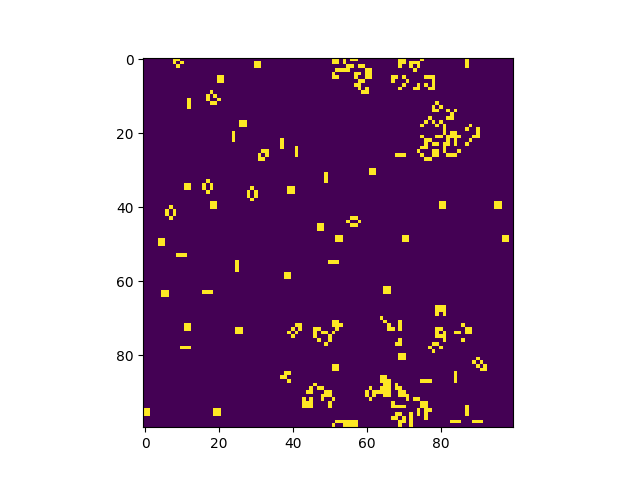

The Python source for this figure:
# imports
import argparse
import numpy as np
import matplotlib.pyplot as plt
import matplotlib.animation as animation

# setting up the values for the grid
ON = 255
OFF = 0
vals = [ON, OFF]


def randomGrid(N):
    """grid of NxN random values"""
    return np.random.choice(vals, N * N, p=[0.2, 0.8]).reshape(N, N)


def addGlider(i, j, grid):
    """adds a glider with top left cell at (i, j)"""
    glider = np.array([[0, 0, 255],
                       [255, 0, 255],
                       [0, 255, 255]])
    grid[i:i + 3, j:j + 3] = glider


def addGosperGliderGun(i, j, grid):
    """adds a Gosper Glider Gun with top left
    cell at (i, j)"""
    gun = np.zeros(11 * 38).reshape(11, 38)

    gun[5][1] = gun[5][2] = 255
    gun[6][1] = gun[6][2] = 255

    gun[3][13] = gun[3][14] = 255
    gun[4][12] = gun[4][16] = 255
    gun[5][11] = gun[5][17] = 255
    gun[6][11] = gun[6][15] = gun[6][17] = gun[6][18] = 255
    gun[7][11] = gun[7][17] = 255
    gun[8][12] = gun[8][16] = 255
    gun[9][13] = gun[9][14] = 255

    gun[1][25] = 255
    gun[2][23] = gun[2][25] = 255
    gun[3][21] = gun[3][22] = 255
    gun[4][21] = gun[4][22] = 255
    gun[5][21] = gun[5][22] = 255
    gun[6][23] = gun[6][25] = 255
    gun[7][25] = 255

    gun[3][35] = gun[3][36] = 255
    gun[4][35] = gun[4][36] = 255

    grid[i:i + 11, j:j + 38] = gun


def update(frameNum, img, grid, N):
    # copy grid since we require 8 neighbors
    # for calculation and we go line by line
    newGrid = grid.copy()
    for i in range(N):
        for j in range(N):

            # compute 8-neighbor sum
            # using toroidal boundary conditions - x and y wrap around
            # so that the simulation takes place on a toroidal surface.
            total = int((grid[i, (j - 1) % N] + grid[i, (j + 1) % N] +
                         grid[(i - 1) % N, j] + grid[(i + 1) % N, j] +
                         grid[(i - 1) % N, (j - 1) % N] + grid[(i - 1) % N, (j + 1) % N] +
                         grid[(i + 1) % N, (j - 1) % N] + grid[(i + 1) % N, (j + 1) % N]) / 255)

            # apply Conway's rules
            #f a cell is ON and has fewer than two neighbors that are ON, it turns OFF
            #If a cell is ON and has either two or three neighbors that are ON, it remains ON.
            #If a cell is ON and has more than three neighbors that are ON, it turns OFF.
            #If a cell is OFF and has exactly three neighbors that are ON, it turns O
            if grid[i, j] == ON:
                if (total < 2) or (total > 3):
                    newGrid[i, j] = OFF
            else:
                if total == 3:
                    newGrid[i, j] = ON

    # update data
    img.set_data(newGrid)
    grid[:] = newGrid[:]
    return img,


# main() function
def main():
    # Command line args are in sys.argv[1], sys.argv[2] ..
    # sys.argv[0] is the script name itself and can be ignored
    # parse arguments
    parser = argparse.ArgumentParser(description="Runs Conway's Game of Life simulation.")

    # add arguments
    parser.add_argument('--grid-size', dest='N', required=False)
    parser.add_argument('--mov-file', dest='movfile', required=False)
    parser.add_argument('--interval', dest='interval', required=False)
    parser.add_argument('--glider', action='store_true', required=False)
    parser.add_argument('--gosper', action='store_true', required=False)
    args = parser.parse_args()

    # set grid size
    N = 100
    if args.N and int(args.N) > 8:
        N = int(args.N)

    # set animation update interval
    updateInterval = 50
    if args.interval:
        updateInterval = int(args.interval)

    # declare grid
    grid = np.array([])

    # check if "glider" demo flag is specified
    if args.glider:
        grid = np.zeros(N * N).reshape(N, N)
        addGlider(1, 1, grid)
    elif args.gosper:
        grid = np.zeros(N * N).reshape(N, N)
        addGosperGliderGun(10, 10, grid)

    else:  # populate grid with random on/off -
        # more off than on
        grid = randomGrid(N)

    # set up animation
    fig, ax = plt.subplots()
    img = ax.imshow(grid, interpolation='nearest')
    ani = animation.FuncAnimation(fig, update, fargs=(img, grid, N,),
                                  frames=10,
                                  interval=updateInterval,
                                  save_count=50)

    # # of frames?
    # set output file
    if args.movfile:
        ani.save(args.movfile, fps=30, extra_args=['-vcodec', 'libx264'])

    plt.show()


# call main
if __name__ == '__main__':
    main()
